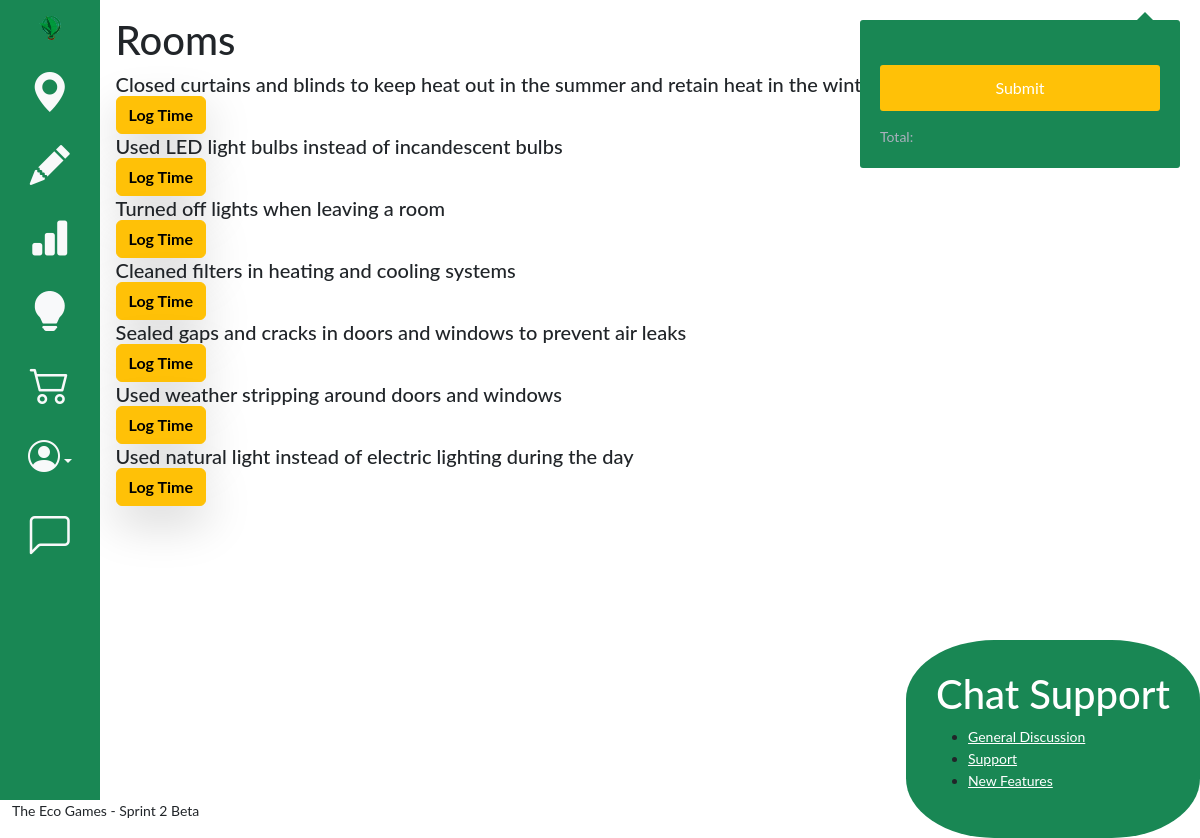
Page /game/activities/37 (signed in) on the committed database.
### game/models.py (models this page shows, shortened)
class Category(models.Model):
    name=models.CharField(max_length=128)

class Activity(models.Model):
    title = models.TextField(max_length=128, unique=True)
    points=models.IntegerField()
    cat=models.ForeignKey(Category, on_delete=models.CASCADE)
    class ActivityType(models.TextChoices):
        TIMEREQUIRED = 'TR', ('Time required')
        TIMENOTREQUIRED = 'TNR', ('Time not required')
    type=models.CharField(max_length=4, default=ActivityType.TIMENOTREQUIRED)

### game/views.py (the view)
# urls.py: path('activities/<int:pk>', views.ActivitiesDetailView.as_view(), name='activitiesDetails'),
class ActivitiesDetailView(LoginRequiredMixin, DetailView):
    model=Category
    template_name="game/activitiesDetail.html"
    def get_context_data(self, **kwargs):
        context={}
        category=get_object_or_404(Category, pk=self.kwargs['pk'])
        player, created = Challenger.objects.get_or_create(user=self.request.user)
        player.save()
        context['line_items']=getCartItems(player)
        cart, created = UserCart.objects.get_or_create(challenger=player)
        cart.save()
        context['activity_list']=Activity.objects.filter(cat=category)
        context['category']=category
        context['cart'] = cart
        test=Activity.objects.filter(id=78)
        return context

### game/views.py (called while the page is built)
@login_required
def getCartItems(player):
    cart, created = UserCart.objects.get_or_create(challenger=player)
    cart.save()
    context={}
    context['line_items'] = LineItem.objects.filter(cart=cart, checkedOut=False, dateRecorded=date.today()) #set up the line items
    return context['line_items']

### game/templates/game/activitiesDetail.html (shortened to what this page needs)
{% extends 'base.html' %}
{% block content %}
    <h1>{{category.name}}</h1>
    {% for activity in activity_list %}
                <h5 class="card-title">
                    {{ activity.title}}</h5>
            {% if activity.type == 'TR' %}
                <button type="button" class="btn btn-warning shadow-lg log-time-button" data-bs-toggle="modal" data-bs-target="#trModal" onclick="setFields({{activity.id}})"><strong>Log Time and Duration</strong></button>
                {% comment %} <button type="button" class="btn btn-warning shadow-lg log-time-button" data-bs-toggle="modal" data-bs-target="#exampleModal" onclick="setFields({{activity.id}}, '{{activity.type}}')"><strong>Log Time</strong></button> {% endcomment %}
            {% else %}
                <button type="button" class="btn btn-warning shadow-lg log-time-button" data-bs-toggle="modal" data-bs-target="#tnrModal" onclick="setFields({{activity.id}})"><strong>Log Time</strong></button>
            {% endif %}
    {% endfor %}
{% endblock content %}

### templates/cart.html (style rules this page uses)
*, *:before, *:after { box-sizing: border-box; }
body { font: 14px/22px "Lato", Arial, sans-serif; }

### rows in the picture
Category: name "Rooms"
Activity: title "Closed curtains and blinds to keep heat out in the summer and retain heat in the winter"
Activity: title "Used LED light bulbs instead of incandescent bulbs"
Activity: title "Turned off lights when leaving a room"
Activity: title "Cleaned filters in heating and cooling systems"
Activity: title "Sealed gaps and cracks in doors and windows to prevent air leaks"
Activity: title "Used weather stripping around doors and windows"
Activity: title "Used natural light instead of electric lighting during the day"
